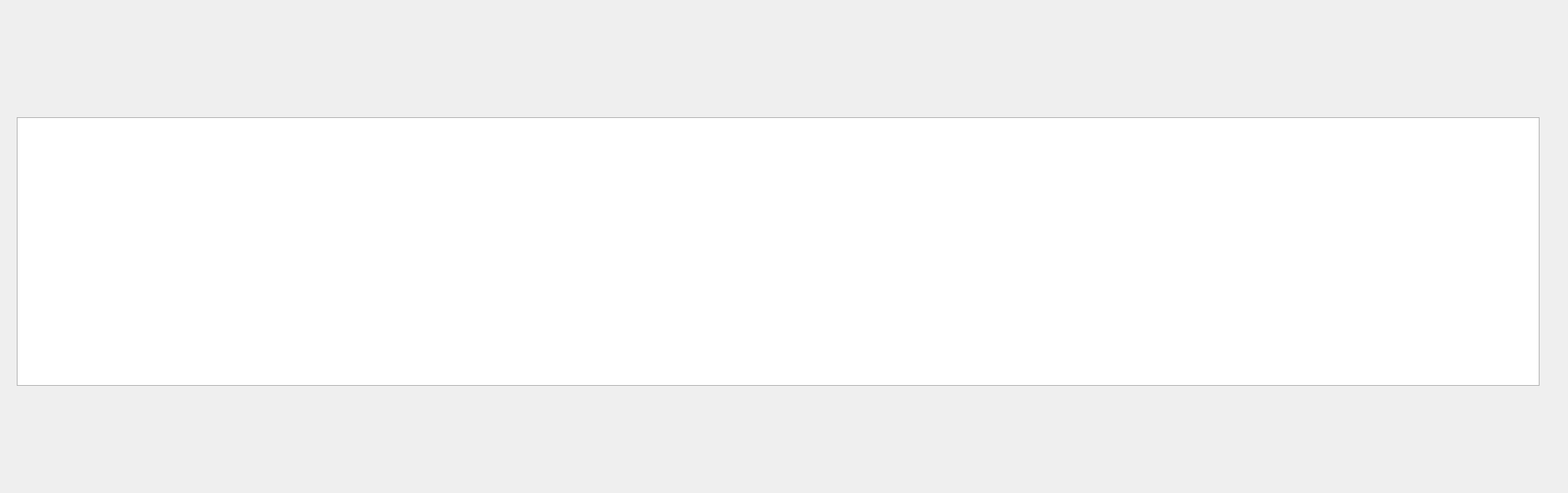
<?xml version="1.0" encoding="UTF-8"?>
<ui version="4.0">
 <class>DP_Table</class>
 <widget class="QWidget" name="DP_Table">
  <property name="geometry">
   <rect>
    <x>0</x>
    <y>0</y>
    <width>1875</width>
    <height>589</height>
   </rect>
  </property>
  <property name="windowTitle">
   <string>DP_Table</string>
  </property>
  <widget class="QTableWidget" name="tableWidget">
   <property name="geometry">
    <rect>
     <x>20</x>
     <y>140</y>
     <width>1821</width>
     <height>321</height>
    </rect>
   </property>
  </widget>
 </widget>
 <resources/>
 <connections/>
</ui>
